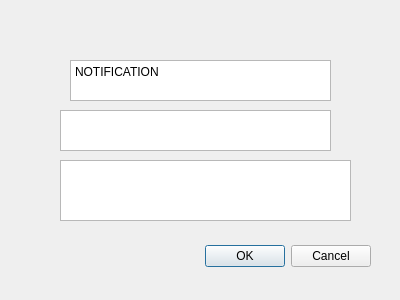
<?xml version="1.0" encoding="UTF-8"?>
<ui version="4.0">
 <class>Dialog</class>
 <widget class="QDialog" name="Dialog">
  <property name="geometry">
   <rect>
    <x>0</x>
    <y>0</y>
    <width>400</width>
    <height>300</height>
   </rect>
  </property>
  <property name="windowTitle">
   <string>Dialog</string>
  </property>
  <widget class="QDialogButtonBox" name="buttonBox">
   <property name="geometry">
    <rect>
     <x>30</x>
     <y>240</y>
     <width>341</width>
     <height>32</height>
    </rect>
   </property>
   <property name="orientation">
    <enum>Qt::Horizontal</enum>
   </property>
   <property name="standardButtons">
    <set>QDialogButtonBox::Cancel|QDialogButtonBox::Ok</set>
   </property>
  </widget>
  <widget class="QTextEdit" name="textEdit">
   <property name="geometry">
    <rect>
     <x>70</x>
     <y>60</y>
     <width>261</width>
     <height>41</height>
    </rect>
   </property>
   <property name="html">
    <string>&lt;!DOCTYPE HTML PUBLIC &quot;-//W3C//DTD HTML 4.0//EN&quot; &quot;http://www.w3.org/TR/REC-html40/strict.dtd&quot;&gt;
&lt;html&gt;&lt;head&gt;&lt;meta name=&quot;qrichtext&quot; content=&quot;1&quot; /&gt;&lt;style type=&quot;text/css&quot;&gt;
p, li { white-space: pre-wrap; }
&lt;/style&gt;&lt;/head&gt;&lt;body style=&quot; font-family:'Sans Serif'; font-size:9pt; font-weight:400; font-style:normal;&quot;&gt;
&lt;p style=&quot; margin-top:0px; margin-bottom:0px; margin-left:0px; margin-right:0px; -qt-block-indent:0; text-indent:0px;&quot;&gt;NOTIFICATION&lt;/p&gt;&lt;/body&gt;&lt;/html&gt;</string>
   </property>
  </widget>
  <widget class="QPlainTextEdit" name="plainTextEdit">
   <property name="geometry">
    <rect>
     <x>60</x>
     <y>110</y>
     <width>271</width>
     <height>41</height>
    </rect>
   </property>
  </widget>
  <widget class="QTextBrowser" name="textBrowser">
   <property name="geometry">
    <rect>
     <x>60</x>
     <y>160</y>
     <width>291</width>
     <height>61</height>
    </rect>
   </property>
  </widget>
 </widget>
 <resources/>
 <connections>
  <connection>
   <sender>buttonBox</sender>
   <signal>accepted()</signal>
   <receiver>Dialog</receiver>
   <slot>accept()</slot>
   <hints>
    <hint type="sourcelabel">
     <x>248</x>
     <y>254</y>
    </hint>
    <hint type="destinationlabel">
     <x>157</x>
     <y>274</y>
    </hint>
   </hints>
  </connection>
  <connection>
   <sender>buttonBox</sender>
   <signal>rejected()</signal>
   <receiver>Dialog</receiver>
   <slot>reject()</slot>
   <hints>
    <hint type="sourcelabel">
     <x>316</x>
     <y>260</y>
    </hint>
    <hint type="destinationlabel">
     <x>286</x>
     <y>274</y>
    </hint>
   </hints>
  </connection>
 </connections>
</ui>
